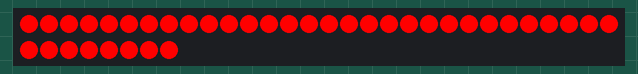
This sketch was run on a simulated Arduino Uno, built with avr-gcc and run on an emulated ATmega328P. Shown: 38 RGB LEDs in strip order, left to right, continuing on the next row. Dim RGB values are drawn brighter than linear.

Above: at 1.0 s.
At 2.7 s:
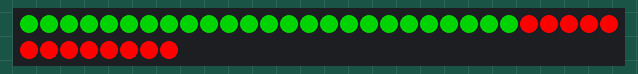
At 5.1 s:
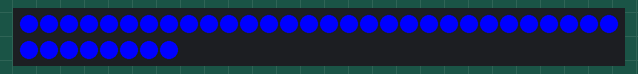
At 11.31 s:
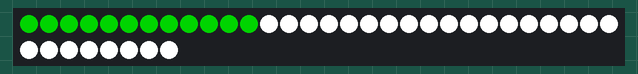
At 17.8 s:
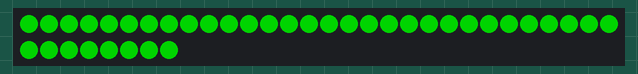
At 32.6 s:
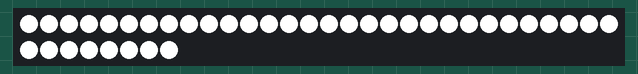

The sketch:

Code.ino
```cpp
// (licence header left out)
// ###########################################################################################################################################
// # Code version:
// ###########################################################################################################################################
String Code_Version = "V1.0.0";


// ###########################################################################################################################################
// # Settings:
// ###########################################################################################################################################
int UseAnimation = 1;  // Turn animation on (1) or off (0) during runtime


// ###########################################################################################################################################
// # Includes:
// #
// # FastLED                // by Daniel Garcia               // https://github.com/FastLED/FastLED
// #
// ###########################################################################################################################################
#include "FastLED.h"


// ###########################################################################################################################################
// # Hardware settings:
// ###########################################################################################################################################
// How many LEDs are in your neon LED strip?:
#define NUM_LEDS 38
// Data pin - here D5 with GPIO 14 on the Wemos D1 mini ESP8266:
#define DATA_PIN 14


// ###########################################################################################################################################
// # Definitions:
// ###########################################################################################################################################
// Define the array of leds:
CRGB leds[NUM_LEDS];


// ###########################################################################################################################################
// # Startup function:
// ###########################################################################################################################################
void setup() {
  // Initialize the LED strip:
  FastLED.addLeds<WS2811, DATA_PIN, BRG>(leds, NUM_LEDS);

  // Switch all LEDs off first:
  LEDS.showColor(CRGB(0, 0, 0));

  // Set LED brightness (0-255);
  LEDS.setBrightness(255);

  // Some animation and LED color output testing first:

  // Set all LEDs to red:
  for (int i = 0; i <= NUM_LEDS; i++) {
    leds[i] = CRGB::Red;
    FastLED.show();
    delay(25);
  }
  delay(1000);

  // Set all LEDs to green:
  for (int i = 0; i <= NUM_LEDS; i++) {
    leds[i] = CRGB::Green;
    FastLED.show();
    delay(25);
  }
  delay(1000);

  // Set all LEDs to blue:
  for (int i = 0; i <= NUM_LEDS; i++) {
    leds[i] = CRGB::Blue;
    FastLED.show();
    delay(25);
  }
  delay(1000);

  // Set all LEDs to white:
  for (int i = 0; i <= NUM_LEDS; i++) {
    leds[i] = CRGB::White;  // <<< LAST COLOR WHEN ANIMATION IS TURNED OFF <<<
    FastLED.show();
    delay(25);
  }
  delay(1000);
}


// ###########################################################################################################################################
// # Runtime function:
// ###########################################################################################################################################
void loop() {
  if (UseAnimation == 1) {
    // Set all LEDs to green and run a white pixel around:
    for (int i = 0; i <= NUM_LEDS; i++) {
      leds[i] = CRGB::White;
      leds[i - 1] = CRGB::Green;
      FastLED.show();
      delay(250);
    }

    delay(5000);  // Wait 5 seconds

    // Set all LEDs to white and run a red pixel around:
    for (int i = 0; i <= NUM_LEDS; i++) {
      leds[i] = CRGB::Red;
      leds[i - 1] = CRGB::White;
      FastLED.show();
      delay(250);
    }

    delay(5000);  // Wait 5 seconds

    // Set all LEDs to green and run a cyan pixel around:
    for (int i = 0; i <= NUM_LEDS; i++) {
      leds[i] = CRGB::Cyan;
      leds[i - 1] = CRGB::Green;
      FastLED.show();
      delay(250);
    }

    delay(5000);  // Wait 5 seconds

    // Set all LEDs to white:
    for (int i = 0; i <= NUM_LEDS; i++) {
      leds[i] = CRGB::White;
      FastLED.show();
      delay(250);
    }

    delay(5000);  // Wait 5 seconds

    // Set all LEDs to yellow:
    for (int i = 0; i <= NUM_LEDS; i++) {
      leds[i] = CRGB::Yellow;
      FastLED.show();
      delay(250);
    }

    delay(5000);  // Wait 5 seconds

    // Set all LEDs to cyan:
    for (int i = 0; i <= NUM_LEDS; i++) {
      leds[i] = CRGB::Cyan;
      FastLED.show();
      delay(250);
    }

    delay(5000);  // Wait 5 seconds

    // Set all LEDs to orange:
    for (int i = 0; i <= NUM_LEDS; i++) {
      leds[i] = CRGB::Orange;
      FastLED.show();
      delay(250);
    }

    delay(5000);  // Wait 5 seconds
  }
}
```
